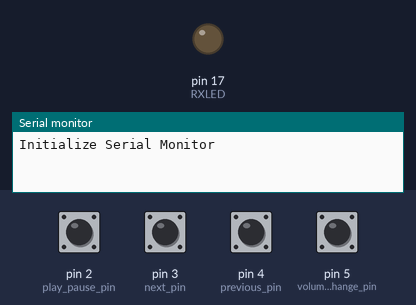
Recording of a sketch running on a simulated SparkFun Pro Micro, built with avr-gcc and run on an emulated ATmega32U4. Parts: output pins drawn as LEDs (lit = HIGH), the last lines printed to the serial monitor. The test bench sets the inputs (shaded band); at power-on: pin 2 (play_pause_pin), pin 3 (next_pin), pin 4 (previous_pin), pin 5 (volume_change_pin) HIGH.

Above: at 1.2 s.
1.3 s: pin 2 (play_pause_pin) pulled LOW for 1 s
At 4.0 s:
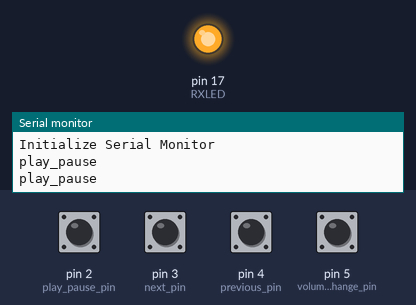
4.4 s: pin 3 (next_pin) pulled LOW for 1 s
At 5.0 s:
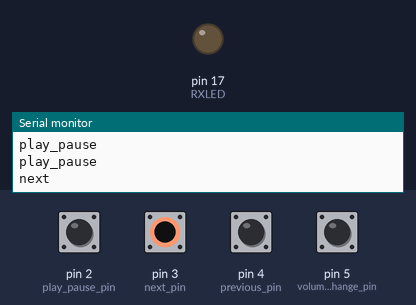
6.9 s: pin 4 (previous_pin) pulled LOW for 0.15 s
At 8.3 s:
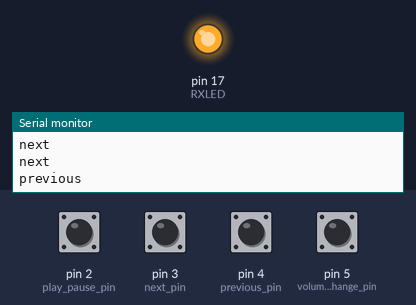
8.5 s: pin 5 (volume_change_pin) pulled LOW for 0.15 s
At 9.1 s:
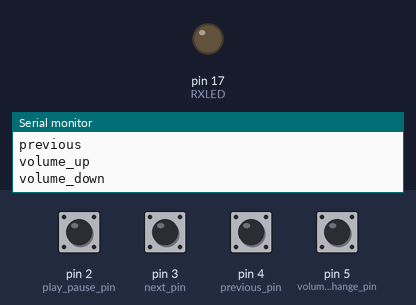
Timing chart, 0 to 11.1 s (numbered marks = the images above; inputs shaded):
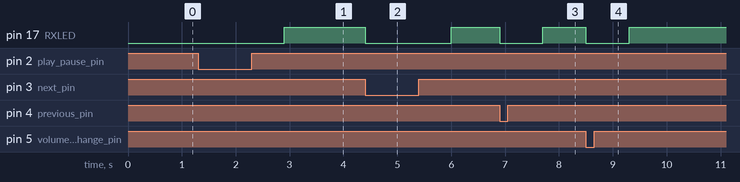

Measured:
- after the input at 1.3 s, pin 17 (RXLED): LOW → HIGH after 1.6 s
- after the input at 4.4 s, pin 17 (RXLED): HIGH → LOW at once, → HIGH 1.6 s later
- after the input at 6.9 s, pin 17 (RXLED): HIGH → LOW at once, → HIGH 0.80 s later
- after the input at 8.5 s, pin 17 (RXLED): HIGH → LOW at once, → HIGH 0.80 s later

The sketch:

spotroller.ino
```cpp
/*
    control flow code
    date: 6/1/2022
    by: daydreamer
*/

/* define pin function */
int RXLED = 17;
int play_pause_pin = 2;
int next_pin = 3;
int previous_pin = 4;
int volume_change_pin = 5;

void setup()
{
  pinMode(RXLED, OUTPUT);

  pinMode(play_pause_pin, INPUT);  // Set the button as an input
  digitalWrite(play_pause_pin, HIGH);  // Pull the button high

  pinMode(next_pin, INPUT);  // Set the button as an input
  digitalWrite(next_pin, HIGH);  // Pull the button high

  pinMode(previous_pin, INPUT);  // Set the button as an input
  digitalWrite(previous_pin, HIGH);  // Pull the button high

  pinMode(volume_change_pin, INPUT);  // Set the button as an input
  digitalWrite(volume_change_pin, HIGH);  // Pull the button high

  Serial.begin(9600); //This pipes to the serial monitor
  Serial.println("Initialize Serial Monitor");
}

void loop()
{
  if (digitalRead(play_pause_pin) == 0)
  {
    Serial.println("play_pause");
    RXLED0;
    RXLED1;
    delay(800);
    RXLED0;
  }

  if (digitalRead(next_pin) == 0)
  {
    Serial.println("next");
    RXLED0;
    RXLED1;
    delay(800);
    RXLED0;
  }

  if (digitalRead(previous_pin) == 0)
  {
    Serial.println("previous");
    RXLED0;
    RXLED1;
    delay(800);
    RXLED0;
  }

  // TODO
  if (digitalRead(volume_change_pin) == 0)
  {
    Serial.println("volume_up");
    Serial.println("volume_down");
    RXLED0;
    RXLED1;
    delay(800);
    RXLED0;
  }
}
```
